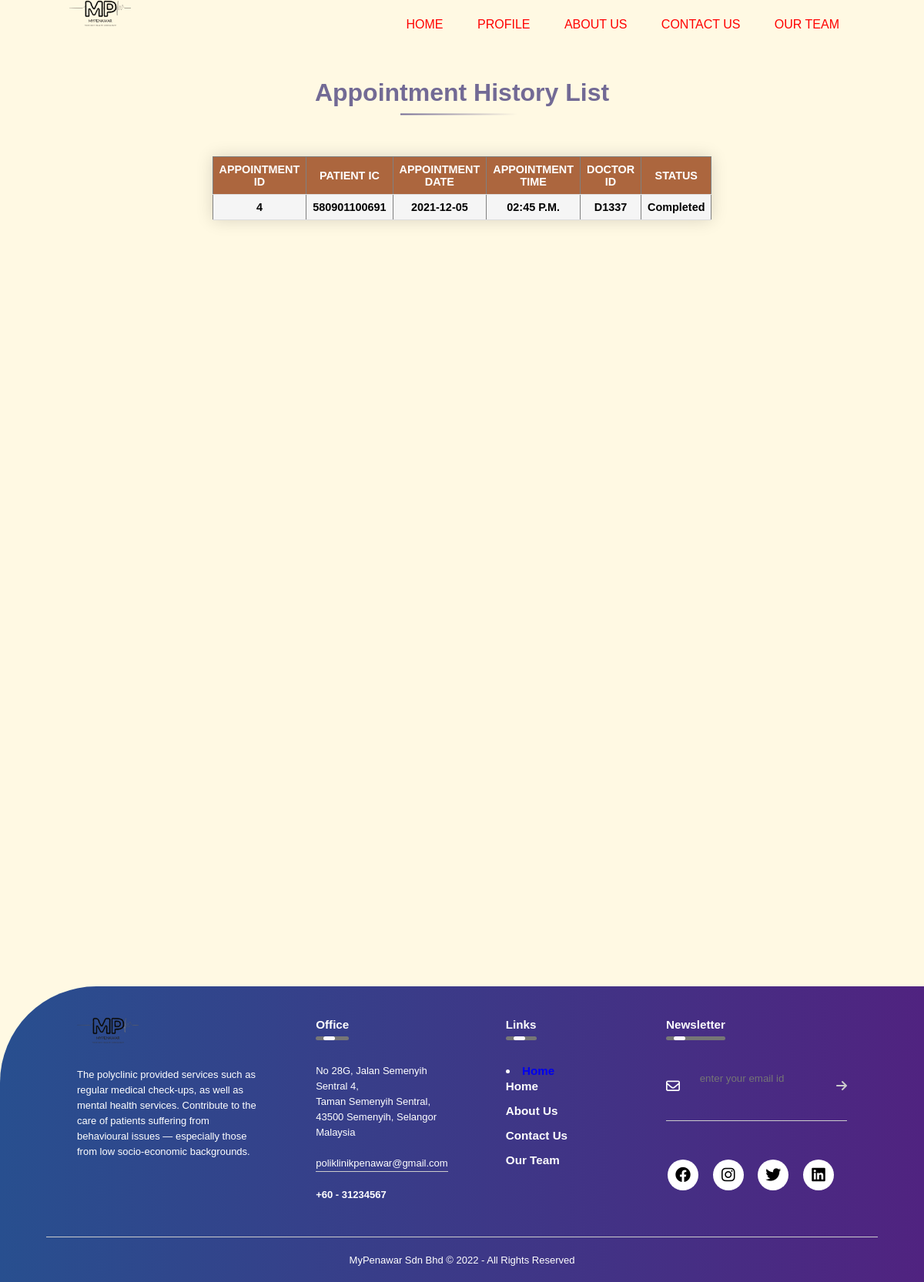
The page /appList2.php (signed in) on the database its author committed.
### tables this page shows
CREATE TABLE `booking` (
  `bookingID` int(5) NOT NULL,
  `bookingDate` date DEFAULT NULL,
  `bookingTime` varchar(10) DEFAULT NULL,
  `bookingDesc` varchar(250) DEFAULT NULL,
  `bookingStatus` varchar(15) DEFAULT NULL,
  `empID` varchar(10) DEFAULT NULL,
  `patientIC` varchar(12) DEFAULT NULL,
  `serviceID` varchar(10) DEFAULT NULL
);

### appList2.php (the view, shortened to what this page needs)
<html>
	<head>
		<link rel="stylesheet" href="https://cdnjs.cloudflare.com/ajax/libs/font-awesome/6.1.1/css/all.min.css">
		<link rel="stylesheet" type="text/css" href="style.css">
	</head>
	<body>
		<div class="navbar">
			<img src="image/2.png" class="logo">
			<ul>
				<li><a href="index.html">Home</a></li>
				<li><a href="patient profile.php">Profile</a></li>
				<li><a href="aboutus.html">About Us</a></li>
				<li><a href="contact.html">Contact Us</a></li>
				<li><a href="member.html">Our Team</a></li>
			</ul>
		</div>
		<div id="pagecontainer">
			<div id="pagewrap">
			  <div class="contentBookingList">
					<div>
						<h1 class="title">Appointment History List</h1><br><br>
						<?php
						$hostname = "localhost:3307";
						$username = "root";
						$password = "";
						$dbname = "mypenawar";
						$connect = mysqli_connect($hostname, $username, $password, $dbname) OR DIE("Connection Failed");
						if(isset($_SESSION["user1"]))
						$id = $_SESSION["user1"];
							$join="SELECT *
									FROM patient
									INNER JOIN booking
									ON patient.patientIC=booking.patientIC
									WHERE patient.patientUser='$id'
									";
						$sendsql = mysqli_query($connect, $join);
						if($sendsql)
						{
							echo "<table border='1'>
									<tr>
										<th>APPOINTMENT ID</th>
										<th>PATIENT IC</th>
										<th>APPOINTMENT DATE</th>
										<th>APPOINTMENT TIME</th>
										<th>DOCTOR ID</th>
										<th>STATUS</th>
									</tr>";
							foreach($sendsql as $row)
							{
								$bID = $row["bookingID"];
								$pIC = $row["patientIC"];
								$bDate = $row["bookingDate"];
								$bTime = $row["bookingTime"];
								$eID = $row["empID"];
								$bStatus=$row["bookingStatus"];
								echo "<tr>";
									echo "<td>" . $bID . "</td>";
									echo "<td>" . $pIC . "</td>";
									echo "<td>" . $bDate . "</td>";
									echo "<td>" . $bTime . "</td>";
									echo "<td>" . $eID . "</td>";
									echo "<td>".$bStatus. "</td>";?>
					<?php
								echo "</tr>";
							}
							echo "</table>";
						}
						else
							echo "query failed";
					?>
					</div>
			  </div>
			</div>
			<footer>
				<div class="rowindex">
					<div class="columnindex">
						<img src="image/2.png" class="logo">
						<p>
							The polyclinic provided services such as regular medical check-ups, as well as mental health services.
							Contribute to the care of patients suffering from behavioural issues — especially those from low
							socio-economic backgrounds.
						</p>
					</div>
					<div class="columnindex">
						<h3> Office <div class="under"><span></span></div> </h3>
						<p>No 28G, Jalan Semenyih Sentral 4,</p>
						<p>Taman Semenyih Sentral, </p>
						<p>43500 Semenyih, Selangor</p>
						<p>Malaysia</p>
						<p class="email-id">poliklinikpenawar@gmail.com</p>
						<h4> +60 - 31234567
					</div>
					<div class="columnindex">
						<div class="linkfooter">
						<h3>Links <div class="under"><span></span></div> <h3/>
						<li><a href="index.html">Home</a></li>
							<ul>
								<li><a href="index.html">Home</a></li>
								<li><a href="aboutus.html">About Us</a></li>
								<li><a href="contact.html">Contact Us</a></li>
								<li><a href="member.html">Our Team</a></li>
							</ul>
						</div>
					</div>
					<div class="columnindex">
						<h3>Newsletter <div class="under"><span></span></div>  </h3>
						<form>
							<i class="fa-regular fa-envelope"></i>
							<input type="email" placeholder=" enter your email id" required>
							<button type="submit"><i class="fa-solid fa-arrow-right"></i></button>
						</form>
						<div class="social-icons">
							<i class="fa-brands fa-facebook"></i>
							<i class="fa-brands fa-instagram"></i>
							<i class="fa-brands fa-twitter"></i>
							<i class="fa-brands fa-linkedin"></i>
						</div>
					</div>
				</div>
				<hr>
				<p class="copyright"> MyPenawar Sdn Bhd &copy; 2022 - All Rights Reserved</p>
			</footer>
		</div>
		</body>
</html>

### style.css (style rules this page uses)
* { text-decoration: none; margin: 0; padding:0; box-sizing: border-box; font-family: sans-serif; }
body { background-color: #fff9e3; background-size: cover; }
.social-icons { margin: 30px auto; text-align: center }
.title { text-align: center; text-transform: capitalize; color: #726a95; margin: 10px 0; position: relative; transform: translateY(20%); }
.title::after { content: ""; position: absolute; width: 20%; height: 2px; background-image: linear-gradient(to left, transparent 5%, #726a95); bottom: -10px; left: 50%; transform: translate(-50%); }
.navbar { width: 85%; margin: auto; padding: 0; display: flex; align-items: center; justify-content: space-between; }
.logo { width:110px; cursor: pointer; }
.navbar ul li { list-style: none; display: inline-block; margin: 0 20px; position:relative; }
.navbar ul li a { text-decoration: none; color: #ff0000; text-transform: uppercase; }
.navbar ul li::after { content: ''; height: 3px; width: 0; background: #FA8072; position: absolute; left:0; bottom:-10; transition: 0.5s; }
#pagecontainer { position:relative; min-height:200vh; }
#pagewrap { padding-bottom: auto; }
footer { width: 100%; position: absolute; bottom: 0; background: linear-gradient(to right, #284F8F, #502380) ; color: #fff; padding: 30px 0 20px; border-top-left-radius: 125px; font-size: 13px ; line-height: 20px; height:24rem; }
.rowindex { width:85%; margin: auto; display:flex; flex-wrap: wrap; align-items: flex-start; justify-content: space-between; }
.columnindex { flex-basis:25%; padding:10px; }
.logo { width: 80px; margin-bottom:30px; }
.columnindex h3 { width: fit-content; margin-bottom: 40px; position: relative; }
.email-id { width: fit-content; border-bottom: 1px solid #ccc; margin: 20px 0; }
.linkfooter ul li { list-style:none; margin-bottom:12px; }
.linkfooter ul li a { text-decoration:none; color:#fff; }
.columnindex form { padding-bottom:15px; display:flex; align-items:center; justify-content: space-between; border-bottom: 1px solid #ccc; margin-bottom: 50px; }
.columnindex form .fa-regular { font-size:18px; margin-right:10px; }
.columnindex form input { width:100%; background:transparent; color:#ccc; border:0; outline: none; }
.columnindex form button { background:transparent; border:0; outline:none; cursor:pointer; }
.columnindex form .fa-solid { font-size:16px; color:#ccc; }
.columnindex:nth-child(2), .columnindex:nth-child(3) { flex-basis: 15%; }
.social-icons .fa-brands { width:40px; height:40px; border-radius:50%; text-align:center; line-height:40px; font-size:20px; color:#000; background: #fff; margin-right:15px; cursor: pointer; }
hr { width:90%; border:0; border-bottom: 1px solid #ccc; margin: 20px auto; }
.copyright { text-align:center; }
.under { width:100%; height:5px; background: #767676; border-radius: 3px; position:absolute; top: 25px; left:0; overflow:hidden; }
.under span { width: 15px; height: 100%; background: #fff; border-radius: 3px; position: absolute; top:0; left: 10px; animation: moving 2s linear infinite; }
input[type=email],textarea, select { width: 100%; margin-bottom: 20px; padding: 12px; border: 1px solid #ccc; border-radius: 3px; }

### appList2.php (style rules this page uses)
.contentBookingList { width: 100%; position: absolute; padding:20px 200px 200px 200px; }
table { border-collapse: collapse; margin: 25px 0; font-size: 0.9em; font-family: sans-serif; box-shadow: 0 0 20px rgba(0, 0, 0, 0.15); text-align:center; margin-left:auto; margin-right:auto; width:75%;; }
th, td { text-align: center; padding: 8px; height: 10%; width: 10%; }
tr:nth-child(even) { background-color: #f5f5f5 }
tr:nth-child(odd) { background-color: #ffffff }
th { background-color: #ac663e; color: #ffffff; }
tr { border-bottom: 1px solid #dddddd; font-weight:bold; color: #000000; }

### rows shown on the page
booking: bookingID "4", patientIC "580901100691", bookingDate "2021-12-05", bookingTime "02:45 P.M.", empID "D1337", bookingStatus "Completed"
